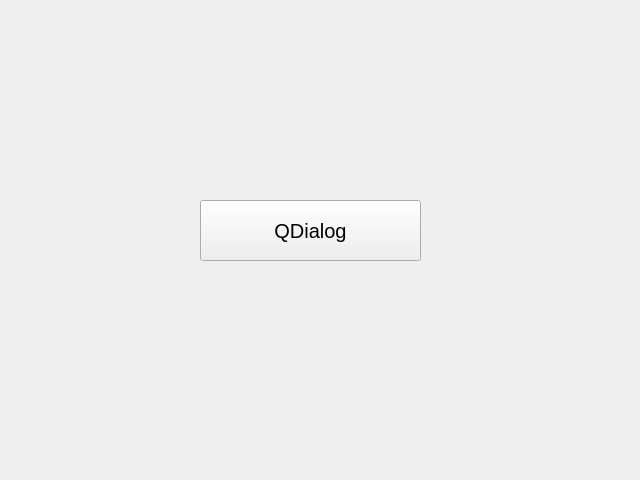
<?xml version="1.0" encoding="UTF-8"?>
<ui version="4.0">
 <class>MainWindow</class>
 <widget class="QMainWindow" name="MainWindow">
  <property name="geometry">
   <rect>
    <x>0</x>
    <y>0</y>
    <width>640</width>
    <height>480</height>
   </rect>
  </property>
  <property name="minimumSize">
   <size>
    <width>640</width>
    <height>480</height>
   </size>
  </property>
  <property name="maximumSize">
   <size>
    <width>640</width>
    <height>480</height>
   </size>
  </property>
  <property name="windowTitle">
   <string>MainWindow</string>
  </property>
  <widget class="QWidget" name="centralwidget">
   <widget class="QPushButton" name="pushButton">
    <property name="geometry">
     <rect>
      <x>200</x>
      <y>200</y>
      <width>221</width>
      <height>61</height>
     </rect>
    </property>
    <property name="font">
     <font>
      <pointsize>15</pointsize>
     </font>
    </property>
    <property name="text">
     <string>QDialog</string>
    </property>
   </widget>
  </widget>
 </widget>
 <resources/>
 <connections/>
</ui>
